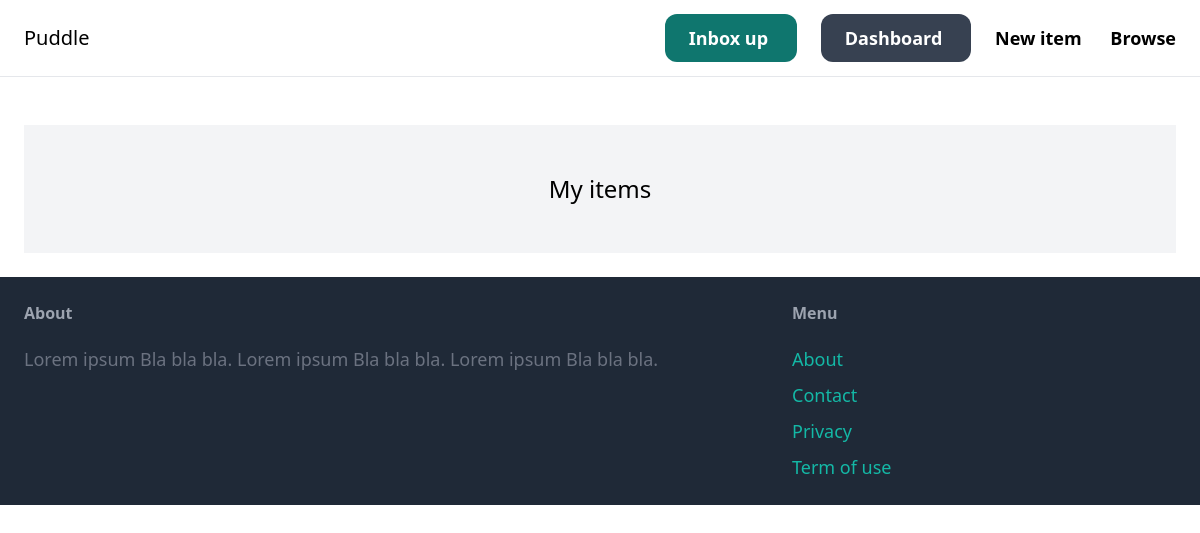
Before: /dashboard/ (signed in) with the older database file.
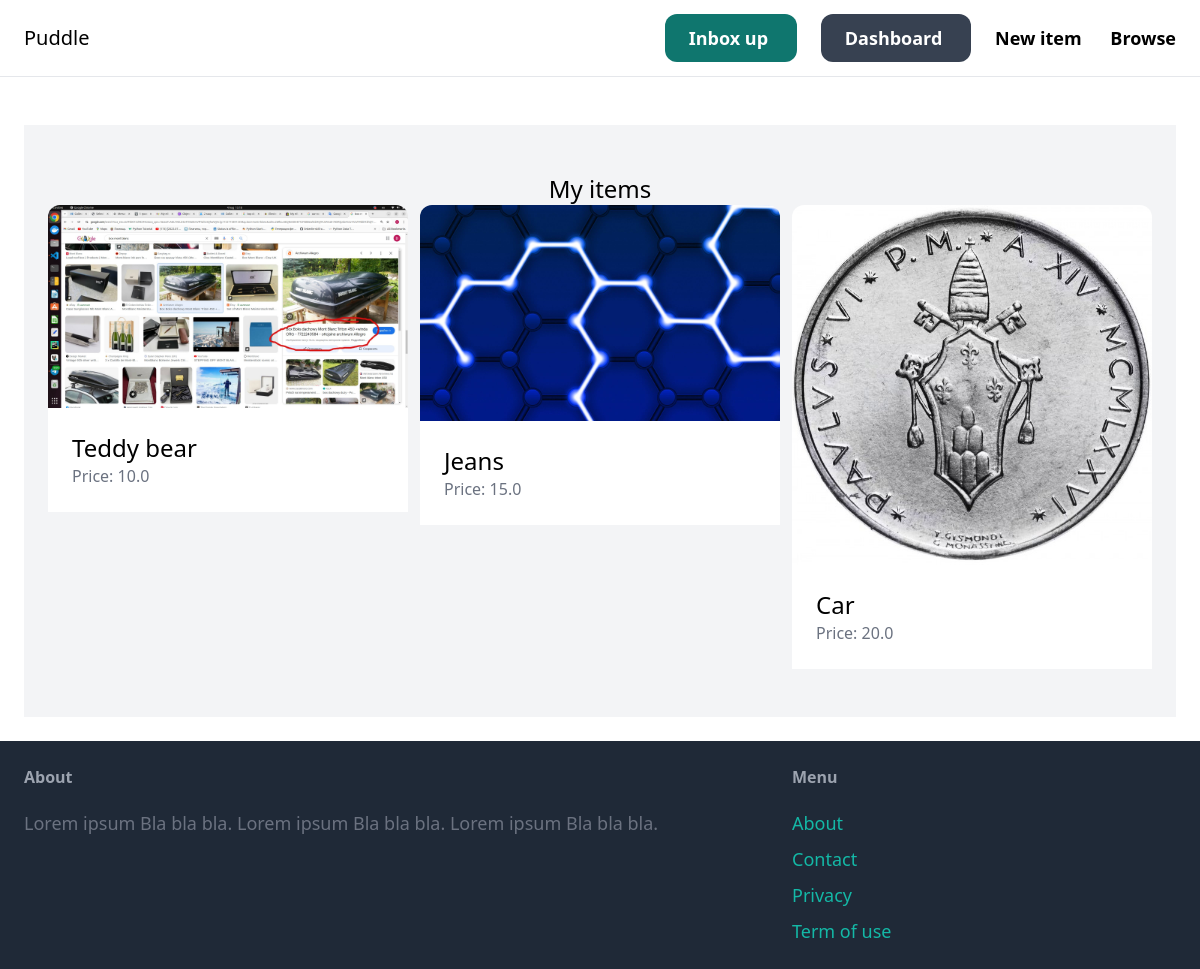
After: the same page with the newer database file.
### item/models.py (models this page shows, shortened)
class Item(models.Model):
    category = models.ForeignKey(Category, related_name='items', on_delete=models.CASCADE)
    name = models.CharField(max_length=255)
    description = models.TextField(blank=True, null=True)
    price = models.FloatField()
    image = models.ImageField(upload_to='item_images', blank=True, null=True)
    is_sold = models.BooleanField(default=False)
    created_by = models.ForeignKey(User, related_name='items', on_delete=models.CASCADE)
    created_at = models.DateTimeField(auto_now_add=True)

### dashboard/views.py (the view)
# urls.py: path('', views.index, name='index'),
@login_required
def index(request):
    items = Item.objects.filter(created_by=request.user)
    return render(
        request=request,
        template_name='dashboard/index.html',
        context={'items': items},
    )

### dashboard/templates/dashboard/index.html (shortened to what this page needs)
{% extends 'core/base.html' %}
{% block content %}
<div class="mt-6 px-6 py-12 bg-gray-100 rounder-xl">
    <h2 class="mb12 text-2xl text-center"> My items</h2>
    <div class="grid grid-cols-3 gap-3 ">
        {% for item in items %}
        <div>
            <a href="{% url 'item:detail' item.id %}">
                <div>
                    <img src="{{ item.image.url }}" class="rounded-t-xl" alt="">
                </div>
                <div class="p-6 bg-white rounder-b-xl">
                    <h2 class="text-2xl"> {{ item.name }} </h2>
                    <p class="text-gray-500"> Price: {{ item.price }}</p>
                </div>
            </a>
        </div>
        {% endfor %}
    </div>
</div>
{% endblock %}

Changed rows visible on the page:
added Item: image (picture), name "Teddy bear", price "10.0"
added Item: image (picture), name "Jeans", price "15.0"
added Item: image (picture), name "Car", price "20.0"
